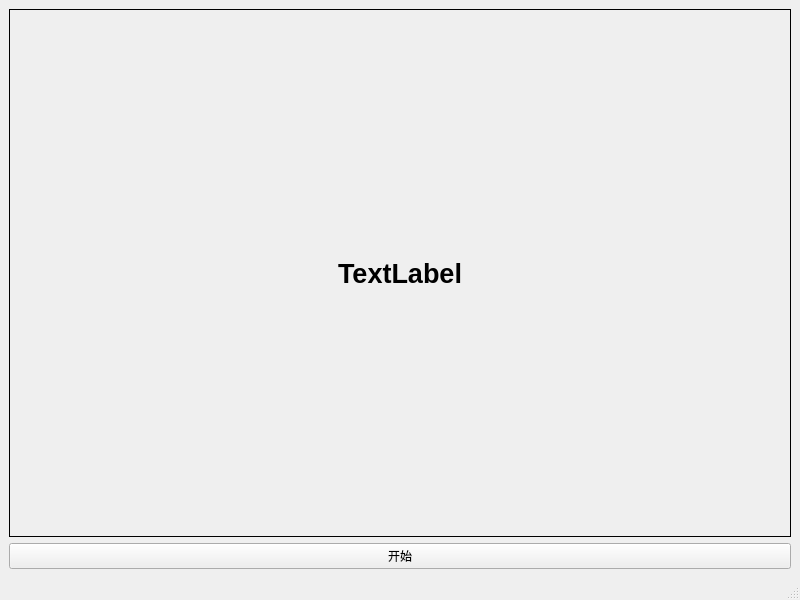
<?xml version="1.0" encoding="UTF-8"?>
<ui version="4.0">
 <class>MyQThread</class>
 <widget class="QMainWindow" name="MyQThread">
  <property name="geometry">
   <rect>
    <x>0</x>
    <y>0</y>
    <width>800</width>
    <height>600</height>
   </rect>
  </property>
  <property name="windowTitle">
   <string>MyQThread</string>
  </property>
  <widget class="QWidget" name="centralwidget">
   <layout class="QVBoxLayout" name="verticalLayout_2">
    <item>
     <layout class="QVBoxLayout" name="verticalLayout">
      <item>
       <widget class="QLabel" name="label">
        <property name="font">
         <font>
          <family>Arial</family>
          <pointsize>20</pointsize>
          <bold>true</bold>
         </font>
        </property>
        <property name="frameShape">
         <enum>QFrame::Box</enum>
        </property>
        <property name="frameShadow">
         <enum>QFrame::Plain</enum>
        </property>
        <property name="text">
         <string>TextLabel</string>
        </property>
        <property name="alignment">
         <set>Qt::AlignCenter</set>
        </property>
       </widget>
      </item>
      <item>
       <widget class="QPushButton" name="pushButton">
        <property name="text">
         <string>开始</string>
        </property>
       </widget>
      </item>
     </layout>
    </item>
   </layout>
  </widget>
  <widget class="QMenuBar" name="menubar">
   <property name="geometry">
    <rect>
     <x>0</x>
     <y>0</y>
     <width>800</width>
     <height>25</height>
    </rect>
   </property>
  </widget>
  <widget class="QStatusBar" name="statusbar"/>
 </widget>
 <resources/>
 <connections/>
</ui>
